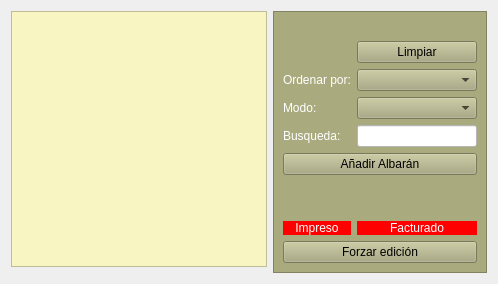
     <widget class="QWidget" name="page_2">
      <layout class="QGridLayout" name="gridLayout_6">
       <item row="0" column="1" rowspan="2">
        <widget class="QFrame" name="frame_2">
         <property name="maximumSize">
          <size>
           <width>250</width>
           <height>16777215</height>
          </size>
         </property>
         <property name="styleSheet">
          <string notr="true">background-color: rgb(170, 170, 127);</string>
         </property>
         <property name="frameShape">
          <enum>QFrame::StyledPanel</enum>
         </property>
         <property name="frameShadow">
          <enum>QFrame::Raised</enum>
         </property>
         <layout class="QGridLayout" name="gridLayout_7">
          <item row="4" column="0">
           <widget class="QLabel" name="label_17">
            <property name="styleSheet">
             <string notr="true">color: rgb(255, 255, 255);</string>
            </property>
            <property name="text">
             <string>Busqueda:</string>
            </property>
           </widget>
          </item>
          <item row="0" column="1" colspan="2">
           <widget class="QLabel" name="label_30">
            <property name="text">
             <string/>
            </property>
            <property name="pixmap">
             <pixmap resource="../maya.qrc">:/Icons/PNG/busca_filtra.png</pixmap>
            </property>
           </widget>
          </item>
          <item row="2" column="0">
           <widget class="QLabel" name="label_22">
            <property name="styleSheet">
             <string notr="true">color: rgb(255, 255, 255);</string>
            </property>
            <property name="text">
             <string>Ordenar por:</string>
            </property>
           </widget>
          </item>
          <item row="2" column="1" colspan="2">
           <widget class="QComboBox" name="cboOrden">
            <property name="minimumSize">
             <size>
              <width>120</width>
              <height>0</height>
             </size>
            </property>
           </widget>
          </item>
          <item row="3" column="0">
           <widget class="QLabel" name="label_23">
            <property name="styleSheet">
             <string notr="true">color: rgb(255, 255, 255);</string>
            </property>
            <property name="text">
             <string>Modo:</string>
            </property>
           </widget>
          </item>
          <item row="4" column="1" colspan="2">
           <widget class="QLineEdit" name="txtBuscar">
            <property name="styleSheet">
             <string notr="true">background-color: rgb(255, 255, 255);</string>
            </property>
           </widget>
          </item>
          <item row="3" column="1" colspan="2">
           <widget class="QComboBox" name="cboModo"/>
          </item>
          <item row="6" column="0">
           <spacer name="verticalSpacer">
            <property name="orientation">
             <enum>Qt::Vertical</enum>
            </property>
            <property name="sizeHint" stdset="0">
             <size>
              <width>20</width>
              <height>40</height>
             </size>
            </property>
           </spacer>
          </item>
          <item row="8" column="0" colspan="3">
           <widget class="QPushButton" name="btnForzar_edicion">
            <property name="text">
             <string>Forzar edición</string>
            </property>
           </widget>
          </item>
          <item row="7" column="1" colspan="2">
           <widget class="QLabel" name="lblfacturado">
            <property name="styleSheet">
             <string notr="true">background-color: rgb(255, 0, 0);
color: rgb(255, 255, 255);</string>
            </property>
            <property name="text">
             <string>Facturado</string>
            </property>
            <property name="alignment">
             <set>Qt::AlignCenter</set>
            </property>
           </widget>
          </item>
          <item row="1" column="1" colspan="2">
           <widget class="QPushButton" name="btnLimpiar">
            <property name="text">
             <string>Limpiar</string>
            </property>
            <property name="icon">
             <iconset resource="../maya.qrc">
              <normaloff>:/Icons/PNG/clean.png</normaloff>:/Icons/PNG/clean.png</iconset>
            </property>
           </widget>
          </item>
          <item row="7" column="0">
           <widget class="QLabel" name="lblimpreso">
            <property name="styleSheet">
             <string notr="true">background-color: rgb(255, 0, 0);
color: rgb(255, 255, 255);</string>
            </property>
            <property name="text">
             <string>Impreso</string>
            </property>
            <property name="alignment">
             <set>Qt::AlignCenter</set>
            </property>
           </widget>
          </item>
          <item row="5" column="0" colspan="3">
           <widget class="QPushButton" name="btnAnadir_2">
            <property name="text">
             <string>Añadir Albarán</string>
            </property>
            <property name="icon">
             <iconset resource="../maya.qrc">
              <normaloff>:/Icons/PNG/add.png</normaloff>:/Icons/PNG/add.png</iconset>
            </property>
           </widget>
          </item>
         </layout>
        </widget>
       </item>
       <item row="0" column="0">
        <widget class="QTableView" name="table2">
         <property name="styleSheet">
          <string notr="true">alternate-background-color: rgb(255, 255, 255);
font: 8pt &quot;Sans&quot;;
background-color: rgb(248, 245, 194);</string>
         </property>
         <property name="alternatingRowColors">
          <bool>true</bool>
         </property>
         <property name="selectionMode">
          <enum>QAbstractItemView::SingleSelection</enum>
         </property>
         <property name="selectionBehavior">
          <enum>QAbstractItemView::SelectRows</enum>
         </property>
         <attribute name="horizontalHeaderStretchLastSection">
          <bool>true</bool>
         </attribute>
         <attribute name="verticalHeaderVisible">
          <bool>false</bool>
         </attribute>
        </widget>
       </item>
      </layout>
     </widget>
